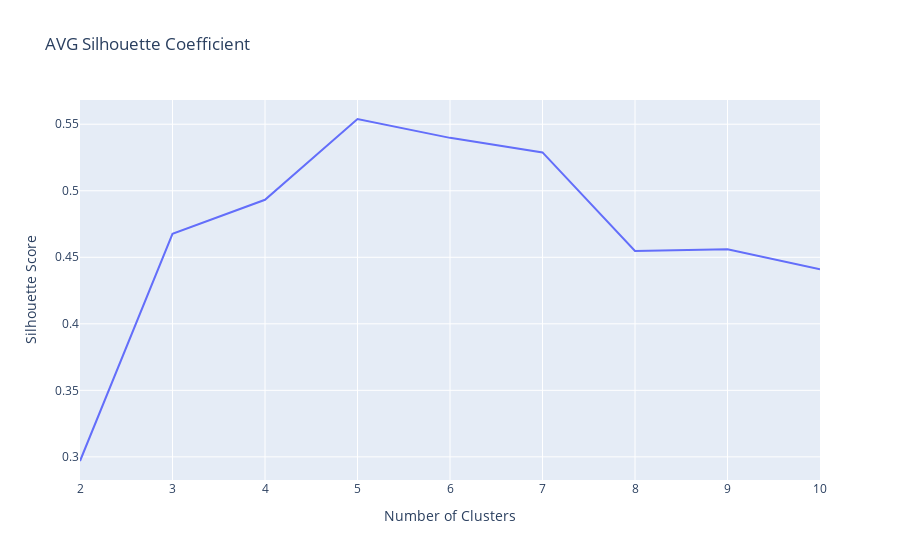

This figure's notebook cell:
### Code cell
# Create a line plot of `silhouette_scores` vs `n_clusters`
fig = px.line(x= n_clusters , y= silhouette_scores , title= "AVG Silhouette Coefficient")
fig.update_layout(xaxis_title= 'Number of Clusters' , yaxis_title= 'Silhouette Score')
fig.show();

### Figure 1 — Plotly figure (JSON) as saved in the notebook; plotly's stock layout.template omitted (floating-point values rounded to 4 significant figures)
{"data": [{"hovertemplate": "x=%{x}<br>y=%{y}<extra></extra>", "legendgroup": "", "line": {"color": "#636efa", "dash": "solid"}, "marker": {"symbol": "circle"}, "mode": "lines", "name": "", "orientation": "v", "showlegend": false, "type": "scatter", "x": [2, 3, 4, 5, 6, 7, 8, 9, 10], "xaxis": "x", "y": [0.2969, 0.4676, 0.4932, 0.5539, 0.5398, 0.5288, 0.4548, 0.4561, 0.4411], "yaxis": "y"}], "layout": {"legend": {"tracegroupgap": 0}, "title": {"text": "AVG Silhouette Coefficient"}, "xaxis": {"anchor": "y", "domain": [0, 1], "title": {"text": "Number of Clusters"}}, "yaxis": {"anchor": "x", "domain": [0, 1], "title": {"text": "Silhouette Score"}}}}
